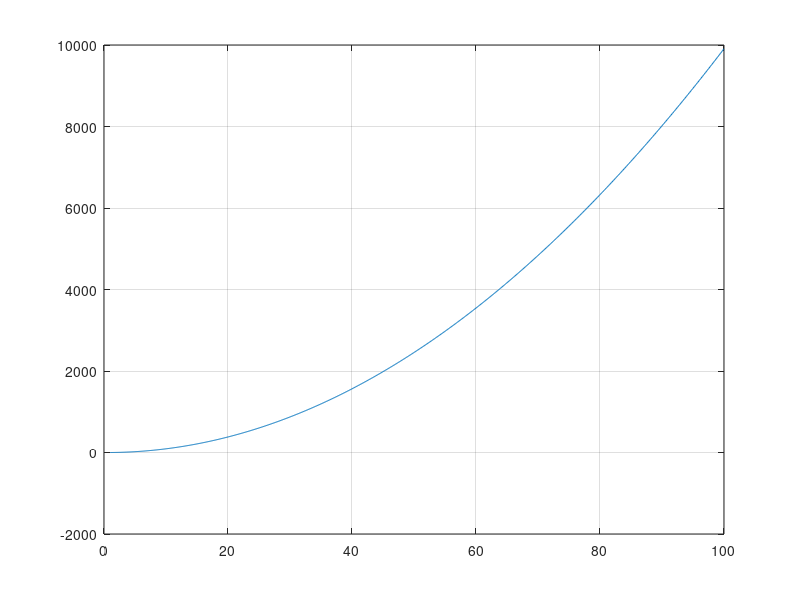

The MATLAB script that drew this image:

C1= 1e-9; C2=C1;
R1=120e3; R2 =55e3;
g= linspace(1,100,1000);
alpha =-2*((C2*R2)/(C1*R1));
beta= ((C2*R2)/(C1*R1))*(((C2*R2)/(C1*R1))-1);
y=g.^2+ alpha*g +beta*ones(size(g));
plot(g,y);grid;